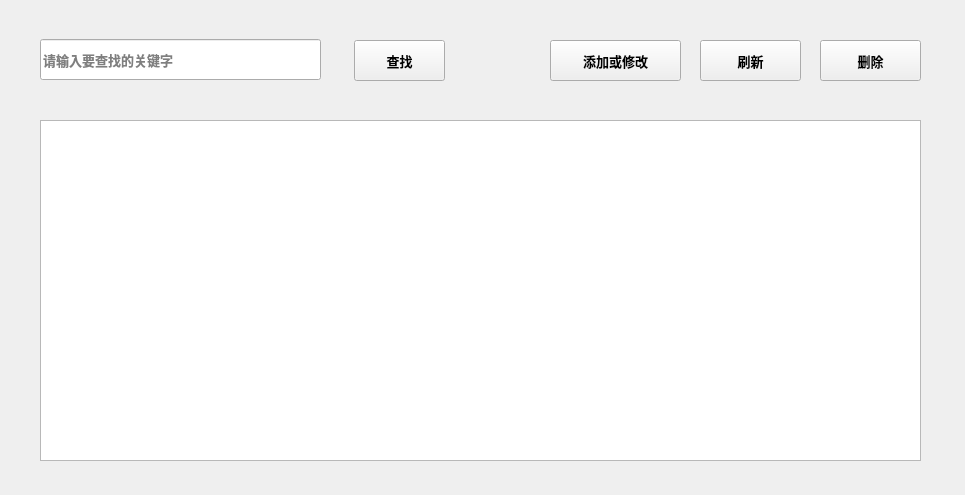
<?xml version="1.0" encoding="UTF-8"?>
<ui version="4.0">
 <class>Admin_Orders</class>
 <widget class="QWidget" name="Admin_Orders">
  <property name="geometry">
   <rect>
    <x>0</x>
    <y>0</y>
    <width>965</width>
    <height>495</height>
   </rect>
  </property>
  <property name="windowTitle">
   <string>订单管理</string>
  </property>
  <widget class="QTableView" name="tableView">
   <property name="geometry">
    <rect>
     <x>40</x>
     <y>120</y>
     <width>881</width>
     <height>341</height>
    </rect>
   </property>
  </widget>
  <widget class="QLineEdit" name="lineEdit_find">
   <property name="geometry">
    <rect>
     <x>40</x>
     <y>39</y>
     <width>281</width>
     <height>41</height>
    </rect>
   </property>
   <property name="font">
    <font>
     <family>微软雅黑</family>
     <pointsize>10</pointsize>
     <weight>75</weight>
     <bold>true</bold>
    </font>
   </property>
   <property name="placeholderText">
    <string>请输入要查找的关键字</string>
   </property>
  </widget>
  <widget class="QPushButton" name="pushButton_ok">
   <property name="geometry">
    <rect>
     <x>354</x>
     <y>40</y>
     <width>91</width>
     <height>41</height>
    </rect>
   </property>
   <property name="font">
    <font>
     <family>微软雅黑</family>
     <pointsize>10</pointsize>
     <weight>75</weight>
     <bold>true</bold>
    </font>
   </property>
   <property name="text">
    <string>查找</string>
   </property>
  </widget>
  <widget class="QPushButton" name="pushButton_add">
   <property name="geometry">
    <rect>
     <x>550</x>
     <y>40</y>
     <width>131</width>
     <height>41</height>
    </rect>
   </property>
   <property name="font">
    <font>
     <family>微软雅黑</family>
     <pointsize>10</pointsize>
     <weight>75</weight>
     <bold>true</bold>
    </font>
   </property>
   <property name="text">
    <string>添加或修改</string>
   </property>
  </widget>
  <widget class="QPushButton" name="pushButton_refresh">
   <property name="geometry">
    <rect>
     <x>700</x>
     <y>40</y>
     <width>101</width>
     <height>41</height>
    </rect>
   </property>
   <property name="font">
    <font>
     <family>微软雅黑</family>
     <pointsize>10</pointsize>
     <weight>75</weight>
     <bold>true</bold>
    </font>
   </property>
   <property name="text">
    <string>刷新</string>
   </property>
  </widget>
  <widget class="QPushButton" name="pushButton_dele">
   <property name="geometry">
    <rect>
     <x>820</x>
     <y>40</y>
     <width>101</width>
     <height>41</height>
    </rect>
   </property>
   <property name="font">
    <font>
     <family>微软雅黑</family>
     <pointsize>10</pointsize>
     <weight>75</weight>
     <bold>true</bold>
    </font>
   </property>
   <property name="text">
    <string>删除</string>
   </property>
  </widget>
 </widget>
 <resources/>
 <connections/>
</ui>
